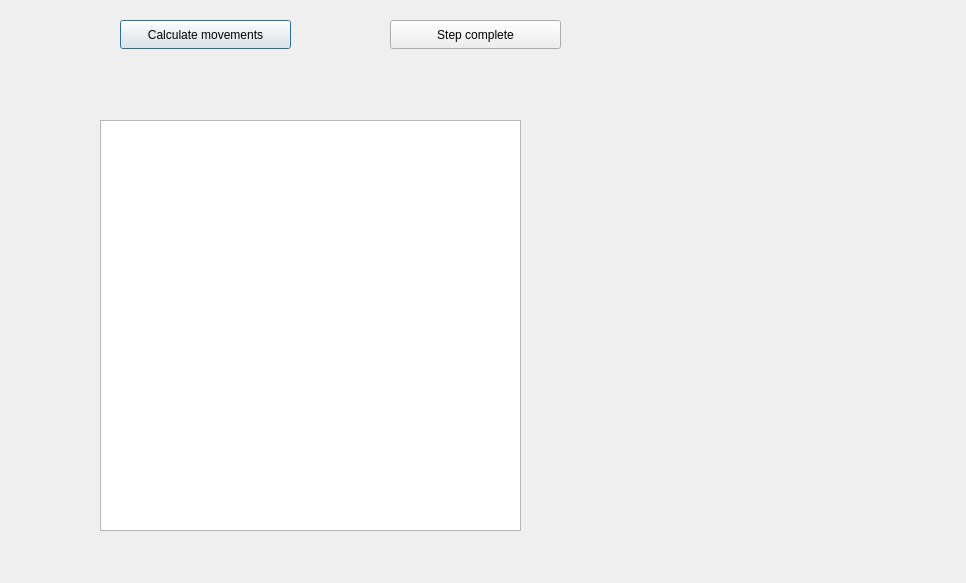
<?xml version="1.0" encoding="UTF-8"?>
<ui version="4.0">
 <class>movements</class>
 <widget class="QDialog" name="movements">
  <property name="geometry">
   <rect>
    <x>0</x>
    <y>0</y>
    <width>966</width>
    <height>583</height>
   </rect>
  </property>
  <property name="windowTitle">
   <string>Dialog</string>
  </property>
  <widget class="QListWidget" name="listWidget">
   <property name="geometry">
    <rect>
     <x>100</x>
     <y>120</y>
     <width>421</width>
     <height>411</height>
    </rect>
   </property>
  </widget>
  <widget class="QPushButton" name="pushButton">
   <property name="geometry">
    <rect>
     <x>120</x>
     <y>20</y>
     <width>171</width>
     <height>29</height>
    </rect>
   </property>
   <property name="text">
    <string>Calculate movements</string>
   </property>
  </widget>
  <widget class="QPushButton" name="pushButton_2">
   <property name="geometry">
    <rect>
     <x>390</x>
     <y>20</y>
     <width>171</width>
     <height>29</height>
    </rect>
   </property>
   <property name="text">
    <string>Step complete</string>
   </property>
  </widget>
 </widget>
 <resources/>
 <connections/>
</ui>
